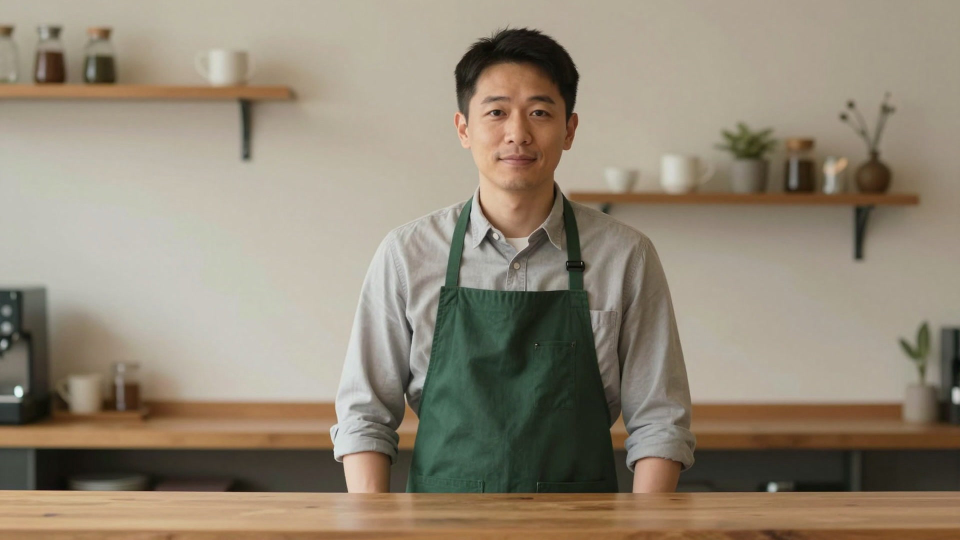
#> input picture skills/script2film/examples/brewing/refs/host_look.jpg, 1920 x 1080 px (shown at 1/2 size)
$ python stage_left_check.py ../../../../examples/brewing/refs/host_look.jpg
#> lines starting #> are read from the running program, lines starting #| are printed output that depends on the picture
"""Is the right side of a stage-left frame empty (lecture-style T3)? The host frame goes there (doc_cut "side").

  python3 stage_left_check.py <frame.png> [...]      prints `clear` per frame, else the share of content pixels; exit 1 if any

A pixel in x >= 1240 counts as content when it differs from its row's median there by more than 24 levels (about 9 %;
the background is a vertical gradient plus a soft vignette, so a clean row stays close to its median). A frame is clear
when under 3 % of that region is content.
"""
import sys

import numpy as np
from PIL import Image

X0, LEVEL, SHARE = 1240, 24, 0.03


def content_share(path):
    a = np.asarray(Image.open(path).convert("L"), dtype=np.int16)[:, X0:]
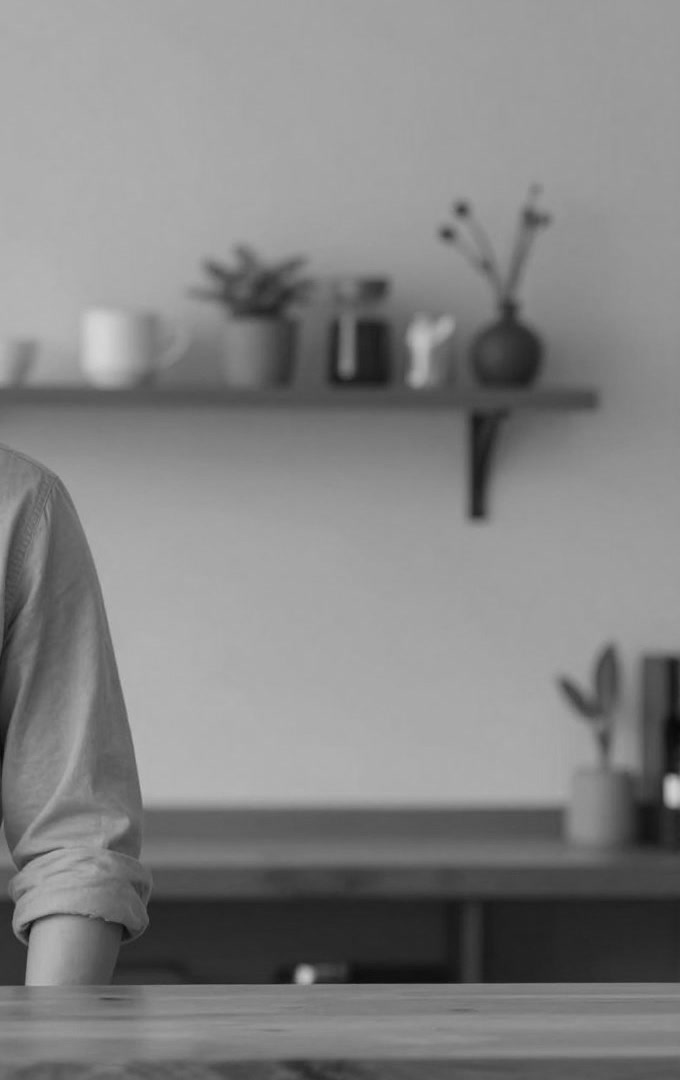
#> a: shape (1080, 680) int16; min 8, max 213, mean 131.5
    return float((np.abs(a - np.median(a, axis=1, keepdims=True)) > LEVEL).mean())


def main():
    bad = 0
    for p in sys.argv[1:]:
        s = content_share(p)
#> s = 0.173
        print(f"{p}: {'clear' if s < SHARE else 'content'} ({s:.2%})")
#| ../../../../examples/brewing/refs/host_look.jpg: content (17.27%)
        bad += s >= SHARE
#> bad = 1
#> (the run stopped early here; a loop or call above may not have finished)
